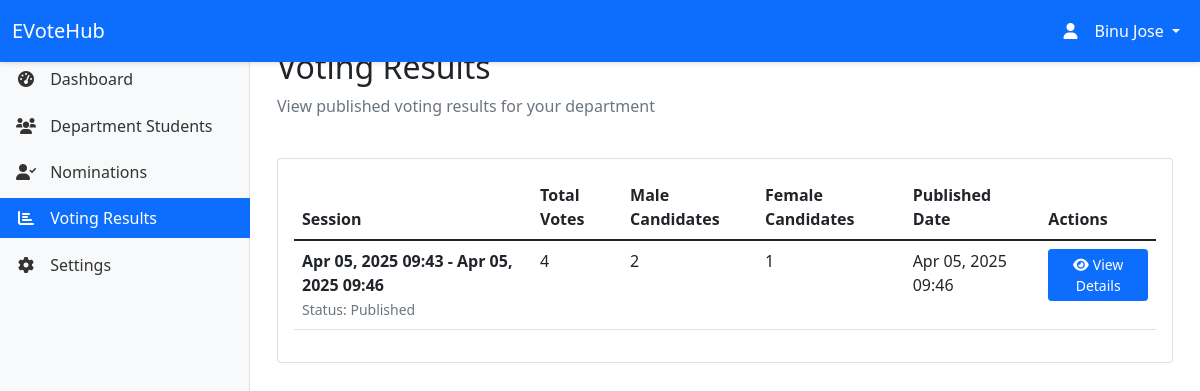
The app's page /hod/voting/results/ (signed in), older data.
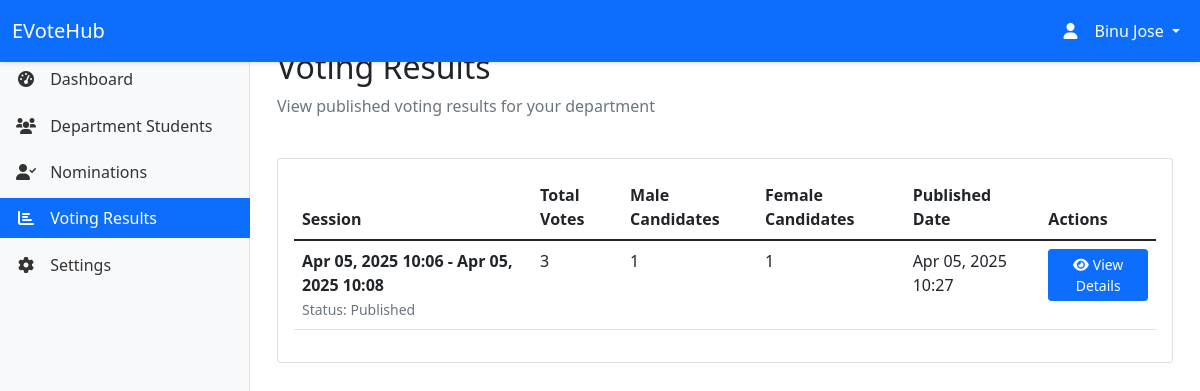
The same page, newer data.
### myapp/models.py (models this page shows, shortened)
class VotingSession(models.Model):
    STATUS_CHOICES = [
        ('scheduled', 'Scheduled'),
        ('active', 'Active'),
        ('completed', 'Completed'),
        ('verified', 'Verified'),
        ('published', 'Published'),
        ('cancelled', 'Cancelled')
    ]
    department = models.ForeignKey(Department, on_delete=models.CASCADE)
    start_date = models.DateTimeField()
    end_date = models.DateTimeField()
    status = models.CharField(max_length=20, choices=STATUS_CHOICES, default='scheduled')
    created_by = models.ForeignKey(Officer, on_delete=models.SET_NULL, null=True)
    created_at = models.DateTimeField(auto_now_add=True)
    updated_at = models.DateTimeField(auto_now=True)

### myapp/views.py (the view)
# urls.py: path('hod/voting/results/', views.hod_voting_results, name='hod_voting_results'),
@login_required
def hod_voting_results(request):
    try:
        hod = request.user.hod
    except HOD.DoesNotExist:
        messages.error(request, 'Access denied. You are not authorized as a Head of Department.')
        return redirect('home')
    published_sessions = VotingSession.objects.filter(
        department=hod.department,
        status='published'
    ).order_by('-end_date')
    for session in published_sessions:
        session.total_votes = Vote.objects.filter(voting_session=session).count()
        session.male_candidates = Candidate.objects.filter(
            voting_session=session,
            gender='male'
        ).select_related('nomination__student__user')
        session.female_candidates = Candidate.objects.filter(
            voting_session=session,
            gender='female'
        ).select_related('nomination__student__user')
    context = {
        'published_sessions': published_sessions,
        'department': hod.department
    }
    return render(request, 'hod/voting_results.html', context)

### templates/hod/voting_results.html (shortened to what this page needs)
{% extends 'hod/base_hod.html' %}
{% block content %}
<div class="container-fluid">
    <div class="row mb-4">
        <div class="col-12">
            <h2>Voting Results</h2>
            <p class="text-muted">View published voting results for your department</p>
        </div>
    </div>
    <div class="card">
        <div class="card-body">
            {% if published_sessions %}
                <div class="table-responsive">
                    <table class="table table-hover">
                        <thead>
                            <tr>
                                <th>Session</th>
                                <th>Total Votes</th>
                                <th>Male Candidates</th>
                                <th>Female Candidates</th>
                                <th>Published Date</th>
                                <th>Actions</th>
                            </tr>
                        </thead>
                        <tbody>
                            {% for session in published_sessions %}
                                <tr>
                                    <td>
                                        <div class="fw-bold">{{ session.start_date|date:"M d, Y H:i" }} - {{ session.end_date|date:"M d, Y H:i" }}</div>
                                        <small class="text-muted">Status: {{ session.get_status_display }}</small>
                                    </td>
                                    <td>{{ session.total_votes }}</td>
                                    <td>{{ session.male_candidates|length }}</td>
                                    <td>{{ session.female_candidates|length }}</td>
                                    <td>{{ session.updated_at|date:"M d, Y H:i" }}</td>
                                    <td>
                                        <a href="{% url 'hod_view_session_results' session.id %}"
                                           class="btn btn-sm btn-primary">
                                            <i class="fas fa-eye me-1"></i>View Details
                                        </a>
                                    </td>
                                </tr>
                            {% endfor %}
                        </tbody>
                    </table>
                </div>
            {% else %}
                <div class="text-center py-5">
                    <i class="fas fa-chart-bar fa-3x text-muted mb-3"></i>
                    <h5>No published results available</h5>
                    <p class="text-muted">Results will appear here once they are published by the officers.</p>
                </div>
            {% endif %}
        </div>
    </div>
</div>
{% endblock %}

Row changes from the older to the newer data that the page shows:
removed VotingSession: start_date "Apr 05, 2025 09:43", end_date "Apr 05, 2025 09:46", status "Published", total_votes "4", male_candidates|length "2", female_candidates|length "1", updated_at "Apr 05, 2025 09:46"
added VotingSession: start_date "Apr 05, 2025 10:06", end_date "Apr 05, 2025 10:08", status "Published", total_votes "3", male_candidates|length "1", female_candidates|length "1", updated_at "Apr 05, 2025 10:27"
